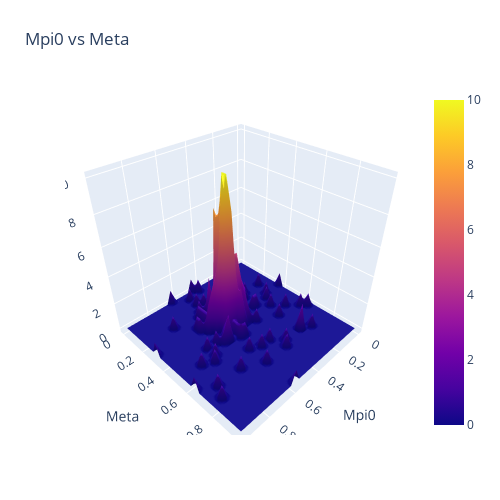

Write notebook code for a chart like this one.
### Code cell
massHist,xBinEdges,yBinEdges=np.histogram2d(x=dataSubset.Mpi0s,y=dataSubset.Metas,bins=(30,30))
fig = go.Figure(data=[go.Surface(z=massHist,x=xBinEdges,y=yBinEdges)])

fig.update_layout(title='Mpi0 vs Meta', autosize=False,
                  width=500, height=500,
                  margin=dict(l=65, r=50, b=65, t=90),
                  scene = dict(
                    xaxis_title='Mpi0',
                    yaxis_title='Meta')
                 )
fig.show()

### Figure 1 — Plotly figure (JSON) as saved in the notebook; plotly's stock layout.template omitted (floating-point values rounded to 4 significant figures; data arrays with more than 128 entries replaced by an {"elided": "..."} marker saying what was removed)
{"data": [{"type": "surface", "x": [0, 0.03333, 0.06667, 0.1, 0.1333, 0.1667, 0.2, 0.2333, 0.2667, 0.3, 0.3333, 0.3667, 0.4, 0.4333, 0.4667, 0.5, 0.5333, 0.5667, 0.6, 0.6333, 0.6667, 0.7, 0.7333, 0.7667, 0.8, 0.8333, 0.8667, 0.9, 0.9333, 0.9667, 1.0], "y": [0, 0.03333, 0.06667, 0.1, 0.1333, 0.1667, 0.2, 0.2333, 0.2667, 0.3, 0.3333, 0.3667, 0.4, 0.4333, 0.4667, 0.5, 0.5333, 0.5667, 0.6, 0.6333, 0.6667, 0.7, 0.7333, 0.7667, 0.8, 0.8333, 0.8667, 0.9, 0.9333, 0.9667, 1], "z": {"elided": "30x30 int values"}}], "layout": {"autosize": false, "height": 500, "margin": {"b": 65, "l": 65, "r": 50, "t": 90}, "scene": {"xaxis": {"title": {"text": "Mpi0"}}, "yaxis": {"title": {"text": "Meta"}}}, "title": {"text": "Mpi0 vs Meta"}, "width": 500}}
